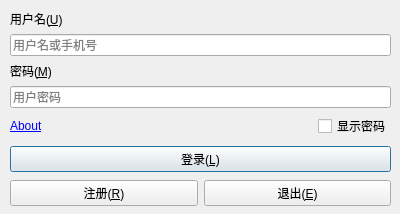
<?xml version="1.0" encoding="UTF-8"?>
<ui version="4.0">
 <class>LoginDialog</class>
 <widget class="QDialog" name="LoginDialog">
  <property name="geometry">
   <rect>
    <x>0</x>
    <y>0</y>
    <width>400</width>
    <height>214</height>
   </rect>
  </property>
  <property name="sizePolicy">
   <sizepolicy hsizetype="Fixed" vsizetype="Fixed">
    <horstretch>0</horstretch>
    <verstretch>0</verstretch>
   </sizepolicy>
  </property>
  <property name="minimumSize">
   <size>
    <width>400</width>
    <height>214</height>
   </size>
  </property>
  <property name="maximumSize">
   <size>
    <width>400</width>
    <height>214</height>
   </size>
  </property>
  <property name="windowTitle">
   <string>雀魂餐厅登录系统</string>
  </property>
  <widget class="QWidget" name="layoutWidget">
   <property name="geometry">
    <rect>
     <x>10</x>
     <y>10</y>
     <width>381</width>
     <height>196</height>
    </rect>
   </property>
   <layout class="QVBoxLayout" name="verticalLayout">
    <item>
     <widget class="QLabel" name="userNameLable">
      <property name="text">
       <string>用户名(&amp;U)</string>
      </property>
      <property name="buddy">
       <cstring>userNameEditor</cstring>
      </property>
     </widget>
    </item>
    <item>
     <layout class="QHBoxLayout" name="horizontalLayout">
      <item>
       <widget class="QLineEdit" name="userNameEditor">
        <property name="placeholderText">
         <string>用户名或手机号</string>
        </property>
       </widget>
      </item>
     </layout>
    </item>
    <item>
     <widget class="QLabel" name="passwordLable">
      <property name="text">
       <string>密码(&amp;M)  </string>
      </property>
      <property name="buddy">
       <cstring>passwordEditor</cstring>
      </property>
     </widget>
    </item>
    <item>
     <layout class="QHBoxLayout" name="horizontalLayout_2">
      <item>
       <widget class="QLineEdit" name="passwordEditor">
        <property name="echoMode">
         <enum>QLineEdit::Password</enum>
        </property>
        <property name="placeholderText">
         <string>用户密码</string>
        </property>
       </widget>
      </item>
     </layout>
    </item>
    <item>
     <layout class="QHBoxLayout" name="horizontalLayout_4">
      <item>
       <widget class="QLabel" name="aboutLabel">
        <property name="minimumSize">
         <size>
          <width>40</width>
          <height>0</height>
         </size>
        </property>
        <property name="text">
         <string>&lt;a href='#'&gt; About&lt;/a&gt;</string>
        </property>
       </widget>
      </item>
      <item>
       <spacer name="horizontalSpacer">
        <property name="orientation">
         <enum>Qt::Horizontal</enum>
        </property>
        <property name="sizeHint" stdset="0">
         <size>
          <width>40</width>
          <height>20</height>
         </size>
        </property>
       </spacer>
      </item>
      <item>
       <widget class="QCheckBox" name="passwordCheckBox">
        <property name="enabled">
         <bool>true</bool>
        </property>
        <property name="text">
         <string>显示密码</string>
        </property>
        <property name="checked">
         <bool>false</bool>
        </property>
       </widget>
      </item>
     </layout>
    </item>
    <item>
     <spacer name="verticalSpacer">
      <property name="orientation">
       <enum>Qt::Vertical</enum>
      </property>
      <property name="sizeHint" stdset="0">
       <size>
        <width>20</width>
        <height>40</height>
       </size>
      </property>
     </spacer>
    </item>
    <item>
     <widget class="QPushButton" name="loginButton">
      <property name="text">
       <string>登录(&amp;L)</string>
      </property>
      <property name="default">
       <bool>true</bool>
      </property>
     </widget>
    </item>
    <item>
     <spacer name="verticalSpacer_3">
      <property name="orientation">
       <enum>Qt::Vertical</enum>
      </property>
      <property name="sizeHint" stdset="0">
       <size>
        <width>20</width>
        <height>40</height>
       </size>
      </property>
     </spacer>
    </item>
    <item>
     <layout class="QHBoxLayout" name="horizontalLayout_3">
      <item>
       <widget class="QPushButton" name="registerButton">
        <property name="text">
         <string>注册(&amp;R)</string>
        </property>
       </widget>
      </item>
      <item>
       <widget class="QPushButton" name="exitButton">
        <property name="text">
         <string>退出(&amp;E)</string>
        </property>
       </widget>
      </item>
     </layout>
    </item>
   </layout>
  </widget>
 </widget>
 <tabstops>
  <tabstop>userNameEditor</tabstop>
  <tabstop>passwordEditor</tabstop>
  <tabstop>registerButton</tabstop>
  <tabstop>exitButton</tabstop>
 </tabstops>
 <resources/>
 <connections/>
</ui>
